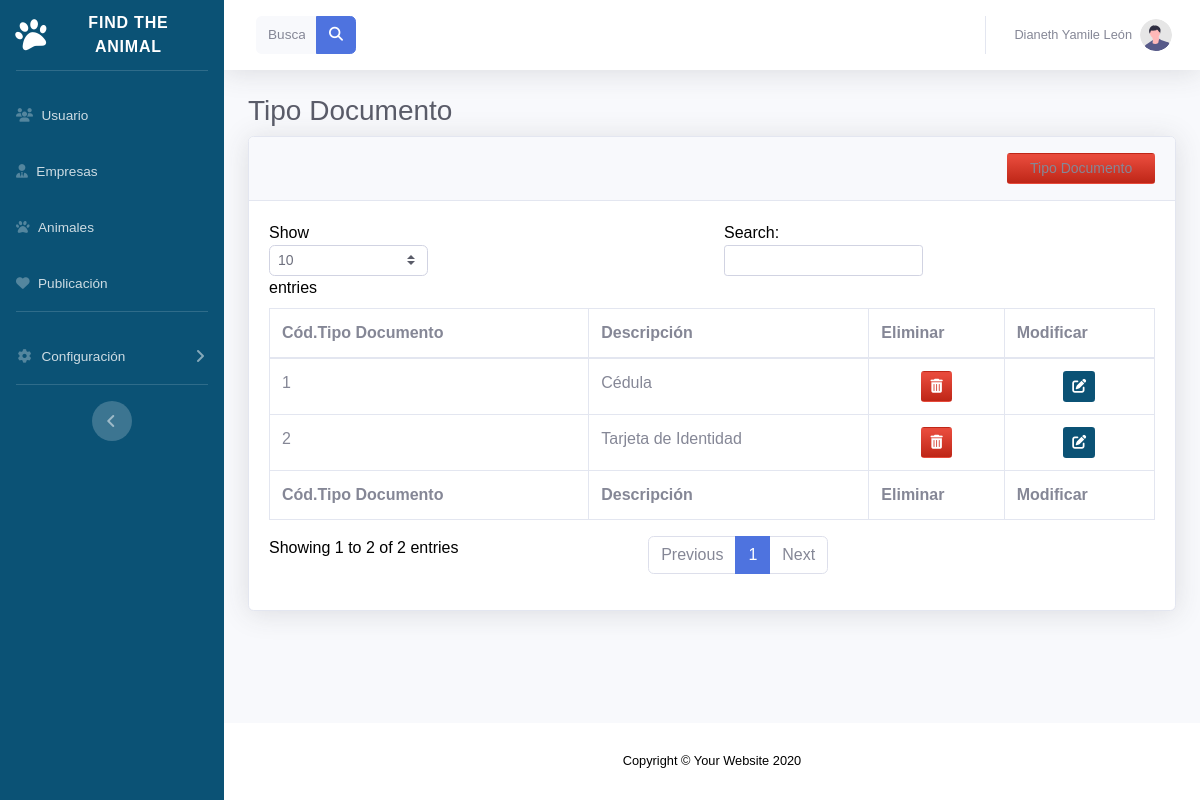
The app's page /Vista/App/Admon/TipoDoc.php (signed in) with its own data.
### tables this page shows
CREATE TABLE `tipodoc` (
  `IdTidocu` int(11) NOT NULL,
  `Descridocu` varchar(50) NOT NULL
);

### Vista/App/Admon/TipoDoc.php (the view, shortened to what this page needs)
<?php
include('Menu.php');
?>
                <div class="container-fluid">
                    <h1 class="h3 mb-2 text-gray-800">Tipo Documento</h1>
                    <div class="card shadow mb-4">
                        <div class="col-md-12 align-self-end card-header py-3 justify-content-end">
                            <button class="btn btn-sm bg-gradient-primary offset-md-10 col-md-2 " data-toggle="modal" data-target="#exampleModal">Tipo Documento</button>
                        </div>
                        <div class="card-body">
                            <div class="table-responsive">
                                <table class="table table-bordered" id="dataTable" width="100%" cellspacing="0">
                                    <thead>
                                        <tr>
                                            <th>Cód.Tipo Documento</th>
                                            <th>Descripción</th>
                                            <th>Eliminar</th>
                                            <th>Modificar</th>
                                        </tr>
                                    </thead>
                                    <tfoot>
                                        <tr>
                                            <th>Cód.Tipo Documento</th>
                                            <th>Descripción</th>
                                            <th>Eliminar</th>
                                            <th>Modificar</th>
                                        </tr>
                                    </tfoot>
                                    <tbody>
                                    <?php
                      include( '../../../Controlador/conex.php');
                      $cons = $conexion -> query("SELECT * FROM tipodoc");
                      while ($row = $cons -> fetch_row()) {
           ?>
            <tr>
            <td><?php echo ''.$row[0].''; ?></td>
            <td><?php echo ''.$row[1].''; ?></td>
            <td> <center><button type="submit" class="btn btn-sm bg-gradient-primary" name="EliminaUsua" onclick="location='../../../Controlador/Borrarusuatipodoc.php?id=<?php echo ''.$row[0].'' ?>'"><i class="fa-solid fa-trash-can" style="color: #ffffff;"></i></button></center></td>
            <td> <center> <button type="submit" class="btn btn-sm bg-gradient-danger"  data-toggle="modal" data-target="#exampleModal1?id<?php echo ''.$row[0].''; ?>"  ><i class="fa-solid fa-pen-to-square" style="color: #ffffff;"></i></button>
       </tr>
       <?php }   ?>
       </tbody>
    </table>
                            </div>
                        </div>
                    </div>
                </div>
            </div>
            <footer class="sticky-footer bg-white">
                <div class="container my-auto">
                    <div class="copyright text-center my-auto">
                        <span>Copyright &copy; Your Website 2020</span>
                    </div>
                </div>
            </footer>
        </div>
    </div>
</body>
</html>

### records on screen
tipodoc: IdTidocu "1", Descridocu "Cédula"
tipodoc: IdTidocu "2", Descridocu "Tarjeta de Identidad"

### other values on screen
$_SESSION['usuario'] "Dianeth Yamile León"
